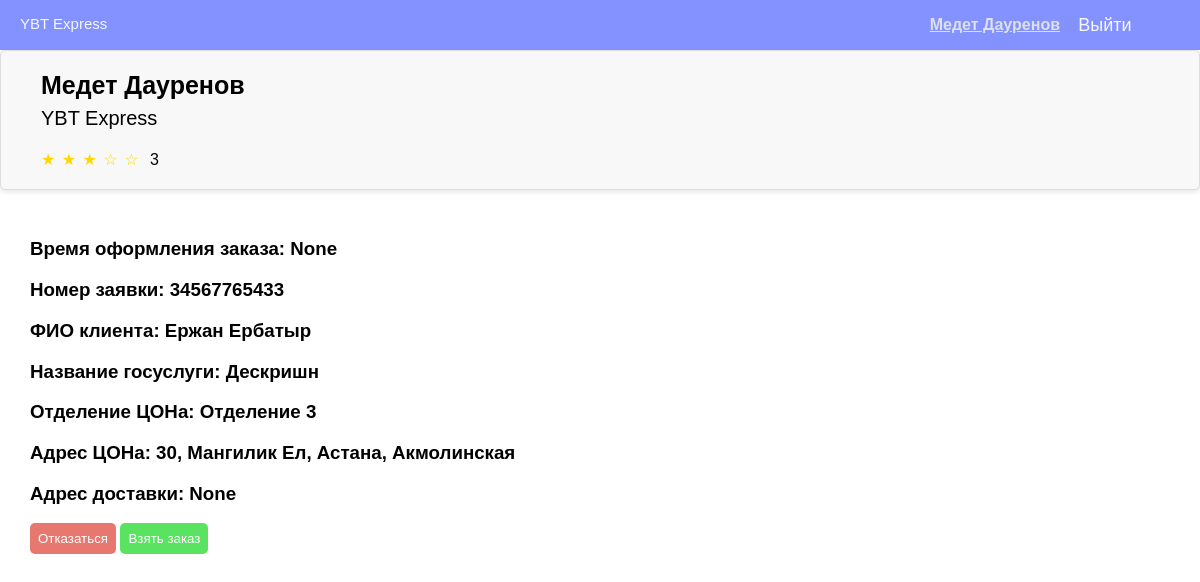
The app's page /courier/medet.daurenov (signed in) with its own data.
### website/models.py (models this page shows, shortened)
class Company(models.Model):
    company_name = models.CharField(max_length=30)

class Order(models.Model):
    client = models.ForeignKey(Client, on_delete=models.CASCADE, related_name='client')
    order_id = models.CharField(max_length = 15, unique=True)
    courier = models.ForeignKey(Courier, on_delete=models.SET_NULL, blank = True, null = True)
    description = models.TextField(max_length=200)
    company_courier = models.ForeignKey(Company, on_delete=models.CASCADE, blank = True, null = True)
    department = models.ForeignKey(Department, on_delete=models.CASCADE)
    status = models.CharField(max_length=30, choices=[("Not ready", "Not ready"),("Ready to hand", "Ready to hand"),
                                                      ("Waiting for courier", "Waiting for courier"), ("In progress", "In progress"), ("Delivered", "Delivered")])
    address = models.ForeignKey(Address, on_delete=models.CASCADE, blank = True, null=True)
    date = models.DateField(blank = True, null = True)
    trustee = models.ForeignKey(Client, on_delete=models.CASCADE, blank=True, null = True, related_name='trustee')

class Department(models.Model):
    dep_name = models.CharField(max_length=30)
    address = models.ForeignKey(Address, on_delete=models.CASCADE)

class Address(models.Model):
    oblast = models.CharField(max_length=30) # область
    city = models.CharField(max_length=30)
    street_name = models.CharField(max_length=30, blank = True, null = True)
    house_number = models.CharField(max_length=30, blank = True, null = True)
    apartment_number = models.IntegerField(blank = True, null = True)
    podezd = models.CharField(max_length=30, blank = True, null = True) # подъезд
    corpus = models.CharField(max_length=30, blank = True, null = True)
    floor = models.IntegerField(blank = True, null = True)
    zk_name = models.CharField(max_length=30, blank = True, null = True) # название ЖК
    add_info = models.TextField(blank = True, null = True)
    full_name = models.CharField(max_length=50, blank = True, null = True)
    def __str__(self):
        return self.house_number + ", " + self.street_name + ", " + self.city + ", " + self.oblast

### website/views.py (the view, shortened to what this page needs)
# urls.py: path('courier/<str:username>', website.courier_page, name='courier'),
@login_required
def courier_page(request, username):
    courier = Courier.objects.get(user__username = username)
    declined = courier.declined_order.order_id if courier.declined_order else None
    five_range = [0,1,2,3,4]
    orders = list(Order.objects.filter(~Q(order_id=declined, status = "Delivered") ))
    if len(orders) == 0:
        data = {'courier_name': courier.first_name + ' ' + courier.last_name,
            'courier_company': courier.company_id.company_name,
            'courier_image': courier.photo,
            'courier_rating': courier.rating,
            'order' : 0,
            'range' :five_range,
            }
    else:
        order= random.choice(orders)
        data = {'courier_name': courier.first_name + ' ' + courier.last_name,
                'courier_company': courier.company_id.company_name,
                'courier_image': courier.photo,
                'courier_rating': courier.rating,
                'order_time': order.date,
                'order_address': order.address,
                'order_id': order.order_id,
                'order_department': order.department.dep_name,
                'order_description': order.description,
                'order_client': capitalizeFirstLetter(order.client.first_name) + ' ' + capitalizeFirstLetter(order.client.last_name),
                'order_dep_address': order.department.address,
                'order' : 1,
                'range' :five_range,
                'trustee': order.trustee,
                }
    return render(request, 'courier.html', data)

### website/views.py (called while the page is built)
def capitalizeFirstLetter(string):
    return string[0]+ string[1:].lower();

### templates/courier.html (shortened to what this page needs)
<!DOCTYPE html>
{%load static%}
<html>
    <head>
        <link rel="stylesheet" href="{% static 'courier_style.css' %}">
    </head>
<body>
    <div class = "header">
        <p class = "Company">{{courier_company}}</p>
        <p class = "Courier_name">{{courier_name}}</p>
        <a href="{% url 'logout' %}"> <input type = "button" value = "Выйти" class = "header_logout"></a>
    </div>
    <div class = "courier_info">
        <div class = "courier_details">
            <h2 class="courier_name"> {{courier_name}} </h2>
            <p class="company_name"> {{courier_company}} </p>
            <div class ="rating">
                {% for i in range %}
                    {% if i < courier_rating %}
                        <span class="star">&#9733;</span>
                    {% else %}
                        <span class="star">&#9734;</span>
                    {% endif %}
                {% endfor %}
                <span class="rating_number">{{ courier_rating}}</span>
            </div>
        </div>
    </div>
    {% if order != 0 %}
	<div class = "new_order">
		<h3>Время оформления заказа: {{order_time}}</h3>
		<h3>Номер заявки: {{order_id}}</h3>
		<h3>ФИО клиента: {{order_client}}</h3>
		<h3>Название госуслуги: {{order_description}}</h3>
		<h3>Отделение ЦОНа: {{order_department}}</h3>
		<h3>Адрес ЦОНа: {{order_dep_address}}</h3>
        <h3>Адрес доставки: {{order_address}}</h3>
        <form action="" method="post">
            <button type="submit" name='decline' class="decline-btn" >Отказаться</button>
            <button type="submit" name='accept' class="getCode-btn" >Взять заказ</button>
        </form>
	</div>
    {% endif %}
</body>
</html>

### website/static/courier_style.css (style rules this page uses)
body { margin: 0; background-color: #ffffff; font-family: Arial, Helvetica, sans-serif }
.header { margin: 0; position: absolute; top: 0; right: 0; width: 100%; height: 50px; background-color: #8492ff; }
.Company { margin-top: 15px; font-size: 15px; position: absolute; left: 20px; height: 100%; color: #f5f8fc; padding: 0; }
.Courier_name { font-size: 16px; position: absolute; right: 140px; height: 100%; color: #dde0e4; padding: 0; font-weight: bold; text-decoration: underline; }
.header input { font-size: 18px; transition: 0.2s; position: absolute; height: 100%; text-decoration: none; color: #f5f8fc; border: 0; padding: 0; cursor: pointer; background-color: #8492ff; }
.header_logout { top: 0; right: 50px; width: 90px; }
.courier_info { margin-top: 50px; display: flex; align-items: center; padding: 20px; background-color: #F8F8F8; border: 1px solid #DDD; border-radius: 5px; box-shadow: 0 2px 5px rgba(0, 0, 0, 0.1); }
.courier_details { margin-left: 20px; }
.courier_name { font-size: 25px; font-weight: bold; margin: 0; }
.company_name { font-size: 20px; font-weight: medium; margin: 0; margin-top: 5pt; }
.rating { margin-top: 15pt; }
.star { color: #FFD700; margin-right: 2px; }
.rating_number { margin-left: 5px; font-size: 16px; }
.new_order { margin-top: 0px; padding: 30px; align-items: center; }
.decline-btn { background-color: #e67870; color: #fff; border: none; padding: 0.5rem; border-radius: 5px; cursor: pointer; }
.getCode-btn { background-color: #5ae361; color: #fff; border: none; padding: 0.5rem; border-radius: 5px; cursor: pointer; left: 50px; }

### records on screen
Company: company_name "YBT Express"
Order: order "34567765433", description "Дескришн"
Department: dep_name "Отделение 3"
Address: house_number+street_name+city "30, Мангилик Ел, Астана, Акмолинская"

### other values on screen
{{ courier_name }} "Медет Дауренов"
{{ courier_rating }} "3"
{{ order_time }} "None"
{{ order_client }} "Ержан Ербатыр"
{{ order_address }} "None"
